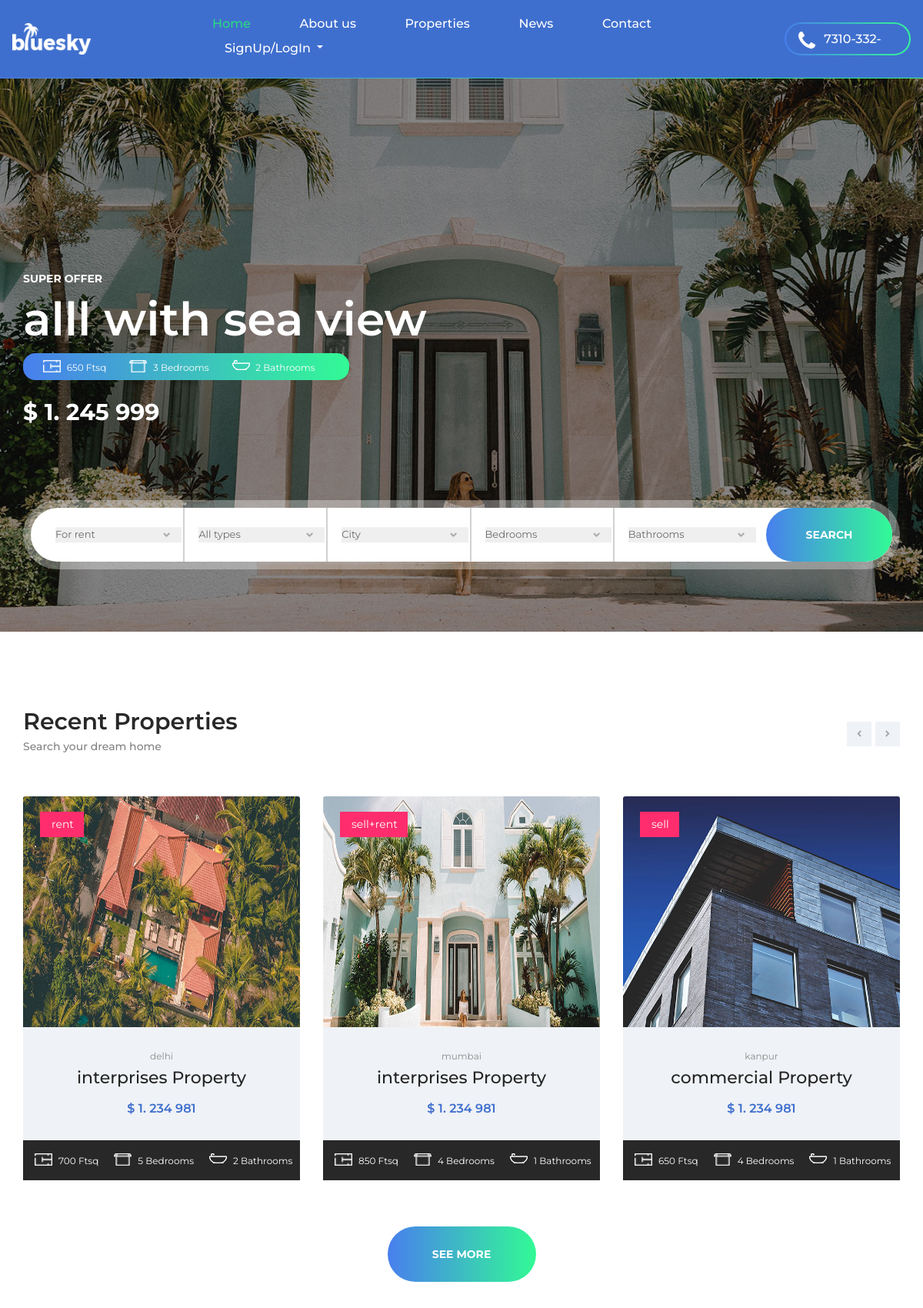
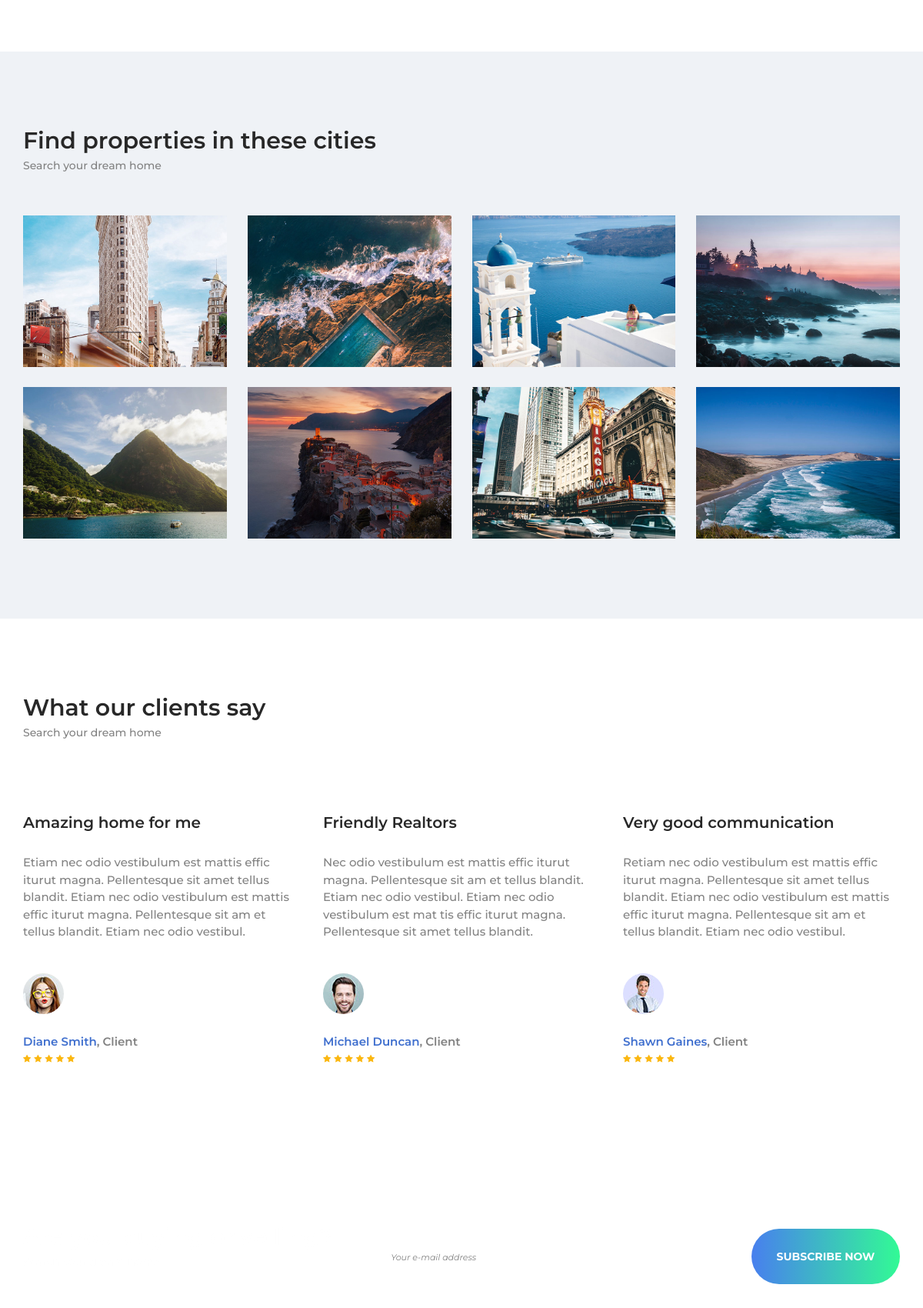
The page / (upper part) on the database its author committed (2 pictures, top to bottom).
### tables this page shows
CREATE TABLE `properties` (
  `id` int(10) NOT NULL,
  `category` varchar(20) NOT NULL,
  `type` varchar(10) NOT NULL,
  `title` varchar(255) NOT NULL,
  `status` varchar(15) NOT NULL,
  `length` varchar(10) NOT NULL,
  `location` varchar(10) NOT NULL,
  `bedroom` int(10) NOT NULL,
  `bathroom` int(10) NOT NULL,
  `patio` int(10) NOT NULL DEFAULT 0,
  `garage` int(10) NOT NULL DEFAULT 0,
  `shortDetail` longtext NOT NULL,
  `full` longtext NOT NULL,
  `mimage` varchar(255) NOT NULL,
  `image1` varchar(255) NOT NULL,
  `image2` varchar(255) NOT NULL,
  `image3` varchar(255) NOT NULL,
  `seller_id` int(10) NOT NULL
);

### index.php (the view, shortened to what this page needs)
<!DOCTYPE html>
<html lang="en">
<head>
<link rel="stylesheet" type="text/css" href="styles/main_styles.css">
<link rel="stylesheet" type="text/css" href="styles/responsive.css">
<?php include_once('blueinclude/style.php') ?>
</head>
<body>
<div class="super_container ">
   <?php include'blueinclude/Header.php';?>
	<div class="home">
		<div class="home_slider_container">
			<div class="owl-carousel owl-theme home_slider">
				<div class="owl-item">
					<div class="home_slider_background" style="background-image:url(images/home_slider_1.jpg)"></div>
					<div class="slide_container">
						<div class="container">
							<div class="row">
								<div class="col">
									<div class="slide_content">
										<div class="home_subtitle">super offer</div>
										<div class="home_title">alll with sea view</div>
										<div class="home_details">
											<ul class="home_details_list d-flex flex-row align-items-center justify-content-start">
												<li>
													<div class="home_details_image"><img src="images/icon_1.png" alt=""></div>
													<span> 650 Ftsq</span>
												</li>
												<li>
													<div class="home_details_image"><img src="images/icon_2.png" alt=""></div>
													<span> 3 Bedrooms</span>
												</li>
												<li>
													<div class="home_details_image"><img src="images/icon_3.png" alt=""></div>
													<span> 2 Bathrooms</span>
												</li>
											</ul>
										</div>
										<div class="home_price">$ 1. 245 999</div>
									</div>
								</div>
							</div>
						</div>
					</div>
				</div>
			</div>
		</div>
	</div>
     <?php include'blueinclude/searchbar.php';?>
	<div class="recent">
		<div class="container">
			<div class="row">
				<div class="col">
					<div class="section_title">Recent Properties</div>
					<div class="section_subtitle">Search your dream home</div>
				</div>
			</div>
                        <div class="row recent_row">
				<div class="col">
					<div class="recent_slider_container">
						<div class="owl-carousel owl-theme recent_slider">
                        <?php
                         $sql = "SELECT * FROM `properties` ORDER BY `id` DESC LIMIT 5";
                        $result = $conn->query($sql);
                   if ($result->num_rows > 0) {
                  while($row = $result->fetch_assoc()) {
                         ?>
							<div class="owl-item">
								<div class="recent_item">
									<div class="recent_item_inner">
										<div class="recent_item_image">
											<img src="images/properties/<?php echo htmlentities($row['id']);?>/<?php echo htmlentities($row['mimage']);?>" alt="<?php echo htmlentities($row['id']);?>" class="card-img-top w-100" height="300">
											<div class="tag_featured property_tag"><a href="property.php?Post_id=<?php echo $row['id'];?>"><?php echo htmlentities($row['type']);?></a></div>
										</div>
										<div class="recent_item_body text-center">
											<div class="recent_item_location"><?php echo $row['location'];?></div>
											<div class="recent_item_title"><a href="property.php?Post_id=<?php echo $row['id'];?>"><?php echo $row['category'];?> Property </a></div>
											<div class="recent_item_price">$ 1. 234 981</div>
										</div>
										<div class="recent_item_footer d-flex flex-row align-items-center justify-content-start">
											<div><div class="recent_icon"><img src="images/icon_1.png" alt=""></div><span><?php echo htmlentities($row['length']);?> Ftsq</span></div>
											<div><div class="recent_icon"><img src="images/icon_2.png" alt=""></div><span><?php echo htmlentities($row['bedroom']);?> Bedrooms</span></div>
											<div><div class="recent_icon"><img src="images/icon_3.png" alt=""></div><span><?php echo htmlentities($row['bathroom']);?> Bathrooms</span></div>
										</div>
									</div>
								</div>
							</div>
                                                          <?php } } ?>
						</div>
						<div class="recent_slider_nav_container d-flex flex-row align-items-start justify-content-start">
							<div class="recent_slider_nav recent_slider_prev"><i class="fa fa-chevron-left" aria-hidden="true"></i></div>
							<div class="recent_slider_nav recent_slider_next"><i class="fa fa-chevron-right" aria-hidden="true"></i></div>
						</div>
					</div>
					<div class="button recent_button"><a href="properties.php">see more</a></div>
				</div>
			</div>
		</div>
	</div>
	<div class="cities">
		<div class="container">
			<div class="row">
				<div class="col">
					<div class="section_title">Find properties in these cities</div>
					<div class="section_subtitle">Search your dream home</div>
				</div>
			</div>
		</div>
		<div class="cities_container d-flex flex-row flex-wrap align-items-start justify-content-between">
			<div class="city">
				<img src="images/city_1.jpg" alt="https://unsplash.com/@dnevozhai">
			</div>
			<div class="city">
				<img src="images/city_2.jpg" alt="https://unsplash.com/@lachlanjdempsey">
			</div>
			<div class="city">
				<img src="images/city_3.jpg" alt="https://unsplash.com/@hellolightbulb">
			</div>
			<div class="city">
				<img src="images/city_4.jpg" alt="https://unsplash.com/@justinbissonbeck">
			</div>
			<div class="city">
				<img src="images/city_5.jpg" alt="https://unsplash.com/@claudiotrigueros">
			</div>
			<div class="city">
				<img src="images/city_6.jpg" alt="https://unsplash.com/@andersjilden">
			</div>
			<div class="city">
				<img src="images/city_7.jpg" alt="https://unsplash.com/@sawyerbengtson">
			</div>
			<div class="city">
				<img src="images/city_8.jpg" alt="https://unsplash.com/@mathewwaters">
			</div>
		</div>
	</div>
	<div class="testimonials">
		<div class="container">
			<div class="row">
				<div class="col">
					<div class="section_title">What our clients say</div>
					<div class="section_subtitle">Search your dream home</div>
				</div>
			</div>
			<div class="row testimonials_row">
				<div class="col-lg-4 testimonial_col">
					<div class="testimonial">
						<div class="testimonial_title">Amazing home for me</div>
						<div class="testimonial_text">Etiam nec odio vestibulum est mattis effic iturut magna. Pellentesque sit amet tellus blandit. Etiam nec odio vestibulum est mattis effic iturut magna. Pellentesque sit am et tellus blandit. Etiam nec odio vestibul.</div>
						<div class="testimonial_author_image"><img src="images/testimonial_1.jpg" alt=""></div>
						<div class="testimonial_author"><a href="#">Diane Smith</a><span>, Client</span></div>
						<div class="rating_r rating_r_5 testimonial_rating"><i></i><i></i><i></i><i></i><i></i></div>
					</div>
				</div>
				<div class="col-lg-4 testimonial_col">
					<div class="testimonial">
						<div class="testimonial_title">Friendly Realtors</div>
						<div class="testimonial_text">Nec odio vestibulum est mattis effic iturut magna. Pellentesque sit am et tellus blandit. Etiam nec odio vestibul. Etiam nec odio vestibulum est mat tis effic iturut magna. Pellentesque sit amet tellus blandit.</div>
						<div class="testimonial_author_image"><img src="images/testimonial_2.jpg" alt=""></div>
						<div class="testimonial_author"><a href="#">Michael Duncan</a><span>, Client</span></div>
						<div class="rating_r rating_r_5 testimonial_rating"><i></i><i></i><i></i><i></i><i></i></div>
					</div>
				</div>
				<div class="col-lg-4 testimonial_col">
					<div class="testimonial">
						<div class="testimonial_title">Very good communication</div>
						<div class="testimonial_text">Retiam nec odio vestibulum est mattis effic iturut magna. Pellentesque sit amet tellus blandit. Etiam nec odio vestibulum est mattis effic iturut magna. Pellentesque sit am et tellus blandit. Etiam nec odio vestibul.</div>
						<div class="testimonial_author_image"><img src="images/testimonial_3.jpg" alt=""></div>
						<div class="testimonial_author"><a href="#">Shawn Gaines</a><span>, Client</span></div>
						<div class="rating_r rating_r_5 testimonial_rating"><i></i><i></i><i></i><i></i><i></i></div>
					</div>
				</div>
			</div>
		</div>
	</div>
	<div class="newsletter">
		<div class="parallax_background parallax-window" data-parallax="scroll" data-image-src="images/newsletter.jpg" data-speed="0.8"></div>
		<div class="container">
			<div class="row">
				<div class="col">
					<div class="newsletter_content d-flex flex-lg-row flex-column align-items-start justify-content-start">
						<div class="newsletter_title_container">
							<div class="newsletter_title">Are you buying or selling?</div>
							<div class="newsletter_subtitle">Search your dream home</div>
						</div>
						<div class="newsletter_form_container">
							<form action="#" class="newsletter_form">
								<input type="email" class="newsletter_input" placeholder="Your e-mail address" required="required">
								<button class="newsletter_button">subscribe now</button>
							</form>
						</div>
					</div>
				</div>
			</div>
		</div>
	</div>
</div>
</body>
</html>

### rows shown on the page
properties: mimage (picture), type "rent", location "delhi", category "interprises", length "700", bedroom "5", bathroom "2"
properties: mimage (picture), type "sell+rent", location "mumbai", category "interprises", length "850", bedroom "4", bathroom "1"
properties: mimage (picture), type "sell", location "kanpur", category "commercial", length "650", bedroom "4", bathroom "1"
